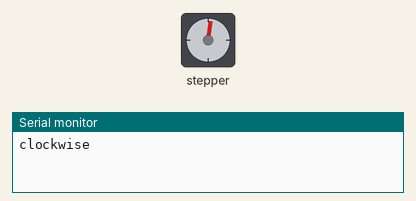
Simulated run of this sketch. Board: Arduino Uno, built with avr-gcc and run on an emulated ATmega328P. Parts: stepper motor, the last lines printed to the serial monitor. Stepper angles assume 300 steps per turn.

Above: at 0.05 s.
At 0.75 s:
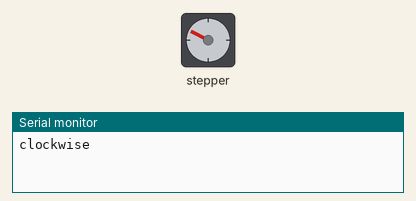
At 1.35 s:
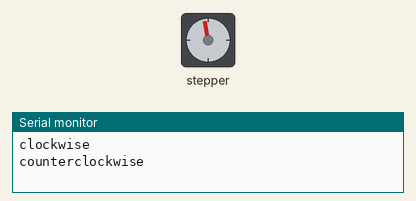
At 2.0 s:
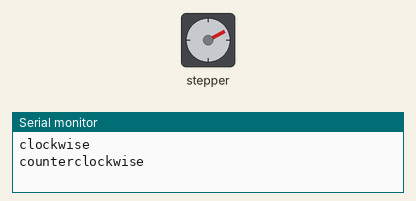
Timing chart, 0 to 5.8 s (numbered marks = the images above):
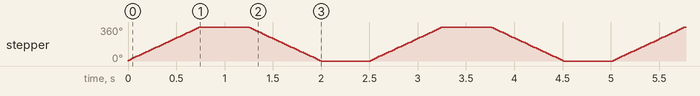

Measured:
- by itself, stepper: turns 360° clockwise in 0.76 s, then 360° counter-clockwise in 0.75 s, repeating every 2.5 s

The sketch:

Stepper.ino
```cpp
#include <Stepper.h>

const int stepsPerRevolution = 300;  // define os passos por volta

// Definindo os pinos de comunicação
// (8 e 9 de um lado, 10 e 11 do outro)
Stepper myStepper(stepsPerRevolution, 8,9,10,11);

void setup() {
  //definindo velocidade (80 RPM):
  myStepper.setSpeed(80);
  // Inicializa a serial port
  Serial.begin(9600);
}
//inicia o loop de repetição girando vamos definir para girar em sentido horário e anti horário
void loop() {
  // rotação em sentido horario clockwise
   Serial.println("clockwise");
  myStepper.step(stepsPerRevolution);
  delay(500);

   // anti horário counterclockwise
  Serial.println("counterclockwise");
  myStepper.step(-stepsPerRevolution);
  delay(500);

}
```
